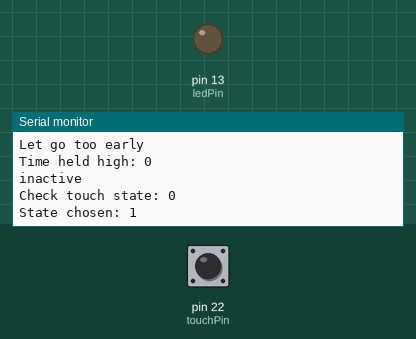
Simulated run of this sketch. Board: Arduino Mega 2560, built with avr-gcc and run on an emulated ATmega2560. Parts: output pins drawn as LEDs (lit = HIGH), the last lines printed to the serial monitor. Inputs (shaded band) come from the test bench; at power-on: pin 22 (touchPin) LOW.

Above: at 1.2 s.
1.3 s: pin 22 (touchPin) pulled HIGH for 1 s
3.8 s: pin 22 (touchPin) pulled HIGH for 3.2 s
At 4.8 s:
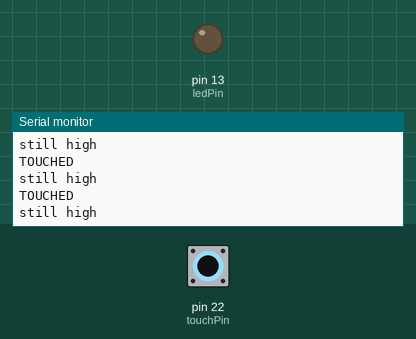
8.6 s: pin 22 (touchPin) driven HIGH
At 9.2 s:
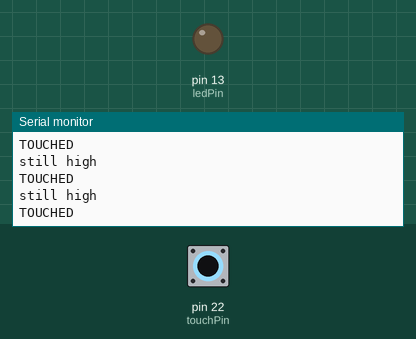
11.6 s: pin 22 (touchPin) driven LOW
At 12.4 s:
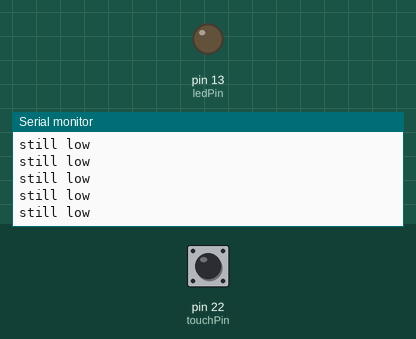
13.6 s: pin 22 (touchPin) pulsed HIGH 5 times (0.12 s each, 0.3 s apart)
Timing chart, 0 to 16.6 s (numbered marks = the images above; inputs shaded):
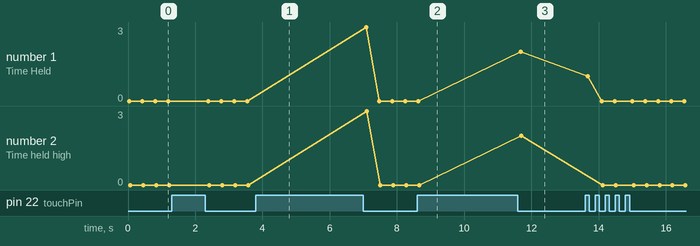

Measured:
- after the input at 8.6 s, the serial monitor: prints a new line after 0.37 s (image 2)
- after the input at 11.6 s, the serial monitor: prints a new line after 0.09 s (image 3)
- plotted number 1: 0 → 2 after the input at 11.6 s
- plotted number 2: 0 → 2 after the input at 11.6 s

The sketch:

testTouchSensor.ino
```cpp
#define touchPin 22
#define ZERO 0
#define ONE 1
#define TWO 2
#define SERIES 3

#define FAILURE 0
#define SUCCESS 1

#define TOUCH_TIMEOUT 5000
// Uncomment the code relating to 'ledPin' if you do not want to LED to flash

int ledPin = 13;
int mode = ZERO;

void setup() {
  Serial.begin(9600);
  pinMode(ledPin, OUTPUT);
  pinMode(touchPin, INPUT);
  mode = ZERO;
}

void loop() {
  int timeHigh = timeInState(HIGH);
  Serial.print("Time held high: ");
  Serial.println(timeHigh);
  if(timeHigh > 2) {
    Serial.println("held..entering series mode");
    mode == SERIES;
  }
  else if(timeHigh > 0) {
    int timeLow = timeInState(LOW);
    Serial.print("Time held low: ");
    Serial.println(timeLow);
    if (mode == TWO) {
      Serial.println("pushed too many times");
    }
    else if(mode == ONE) {
      mode = TWO;
      if(timeLow > 1) {
        Serial.println("Pressed twice");
      }
    }
    else { // mode == ZERO
      mode = ONE;
      if(timeLow > 1) {
        Serial.println("Pressed once");
      }
    }
  }
  else {
    Serial.println("inactive");
  }
  delay(350);
}

int timeInState(int state) {
  int timeHeld = 0;
  unsigned long timeNow, timeStart = 0;
  bool timeOut = false;
  timeStart = millis();
  timeNow = millis();
  Serial.print("Check touch state: ");
  Serial.println(checkTouch());
  Serial.print("State chosen: ");
  Serial.println(state);
  while((checkTouch() == state) && timeOut == false){ // check if the state of the touch sensor reflects
                                                      // what you want it to stay at (e.g. off if you want it off)
    timeNow = millis();
    if(timeNow - timeStart > TOUCH_TIMEOUT) {
      Serial.println("held state for too long");
      return 5;
    }
    if(state == HIGH) {
      Serial.println("still high");
    }
    else {
      Serial.println("still low");
    }
  }
  timeHeld = (timeNow - timeStart) / 1000;
  Serial.print("Time Held: ");
  Serial.println(timeHeld);
  if(timeHeld == 0) {
    Serial.println("Let go too early");
  }
  return timeHeld;
}
int checkTouch() {
  int touchValue = digitalRead(touchPin);
  if (touchValue == HIGH) {
    Serial.println("TOUCHED");
    //digitalWrite(ledPin, HIGH);
  } else {
    //digitalWrite(ledPin, LOW);
  }
  return touchValue;
}
```
